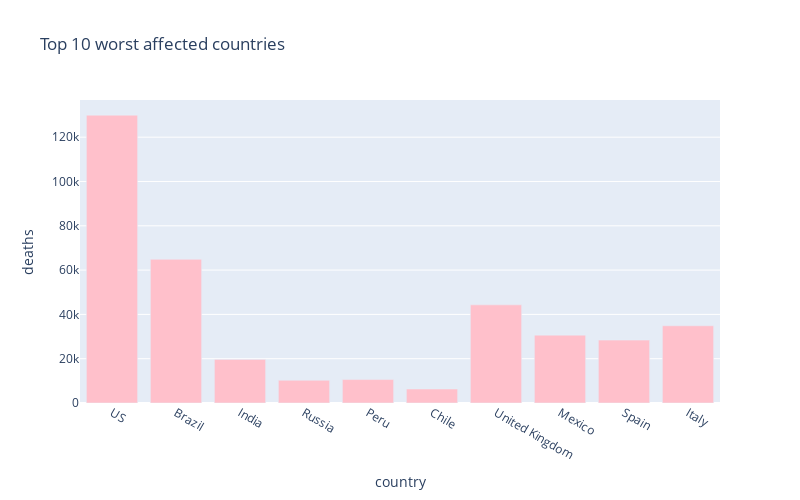

Source (notebook cell):
### Code cell
px.bar(
    sorted_country_df.head(10),
    x = "country",
    y = "deaths",
    title= "Top 10 worst affected countries", # the axis names
    color_discrete_sequence=["pink"], 
    height=500,
    width=800
)

### Figure 1 — Plotly figure (JSON) as saved in the notebook; plotly's stock layout.template omitted (floating-point values rounded to 4 significant figures)
{"data": [{"alignmentgroup": "True", "hovertemplate": "country=%{x}<br>deaths=%{y}<extra></extra>", "legendgroup": "", "marker": {"color": "pink"}, "name": "", "offsetgroup": "", "orientation": "v", "showlegend": false, "textposition": "auto", "type": "bar", "x": ["US", "Brazil", "India", "Russia", "Peru", "Chile", "United Kingdom", "Mexico", "Spain", "Italy"], "xaxis": "x", "y": [129947, 64867, 19693, 10271, 10589, 6308, 44305, 30639, 28385, 34861], "yaxis": "y"}], "layout": {"barmode": "relative", "height": 500, "legend": {"tracegroupgap": 0}, "title": {"text": "Top 10 worst affected countries"}, "width": 800, "xaxis": {"anchor": "y", "domain": [0, 1], "title": {"text": "country"}}, "yaxis": {"anchor": "x", "domain": [0, 1], "title": {"text": "deaths"}}}}
